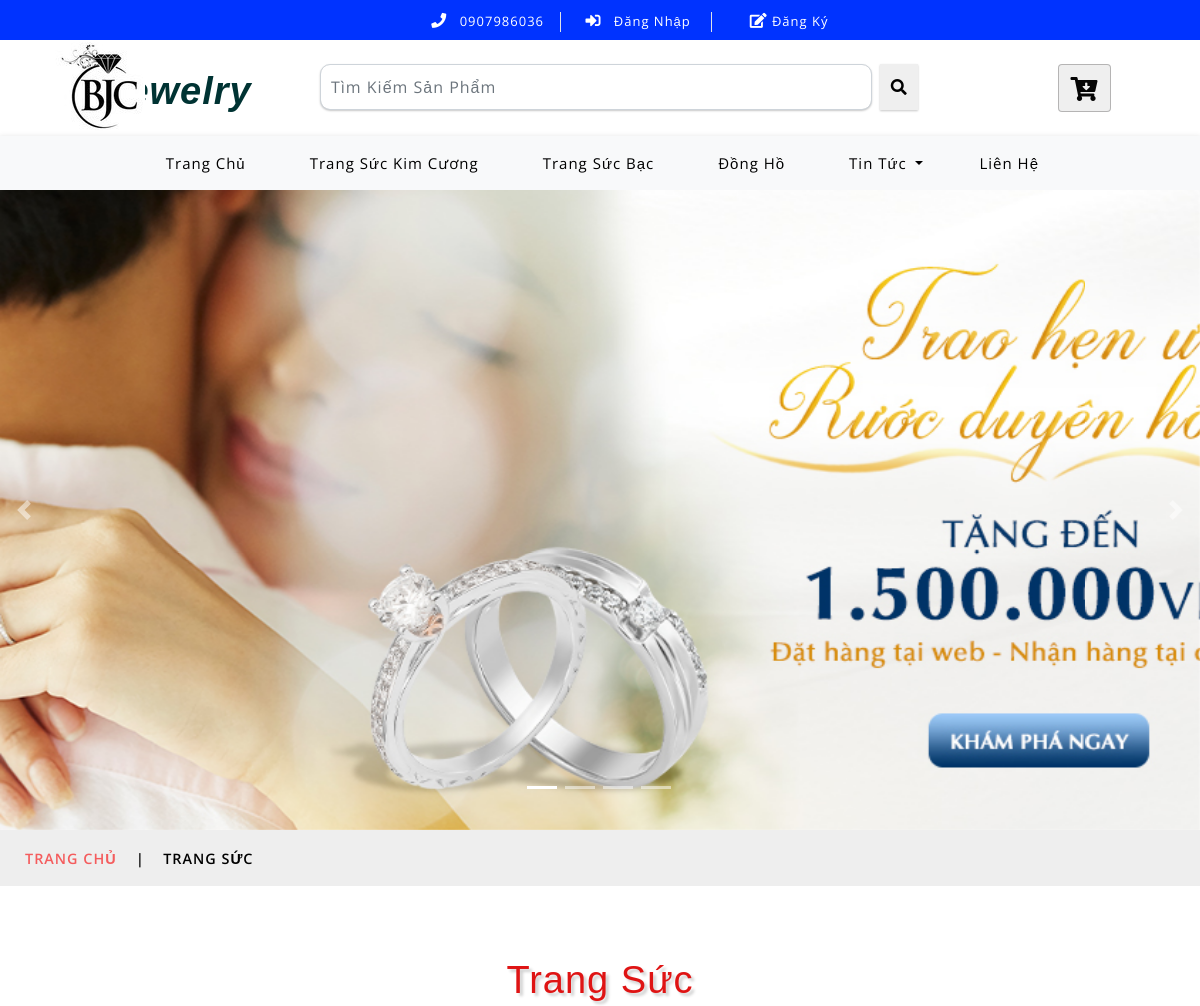
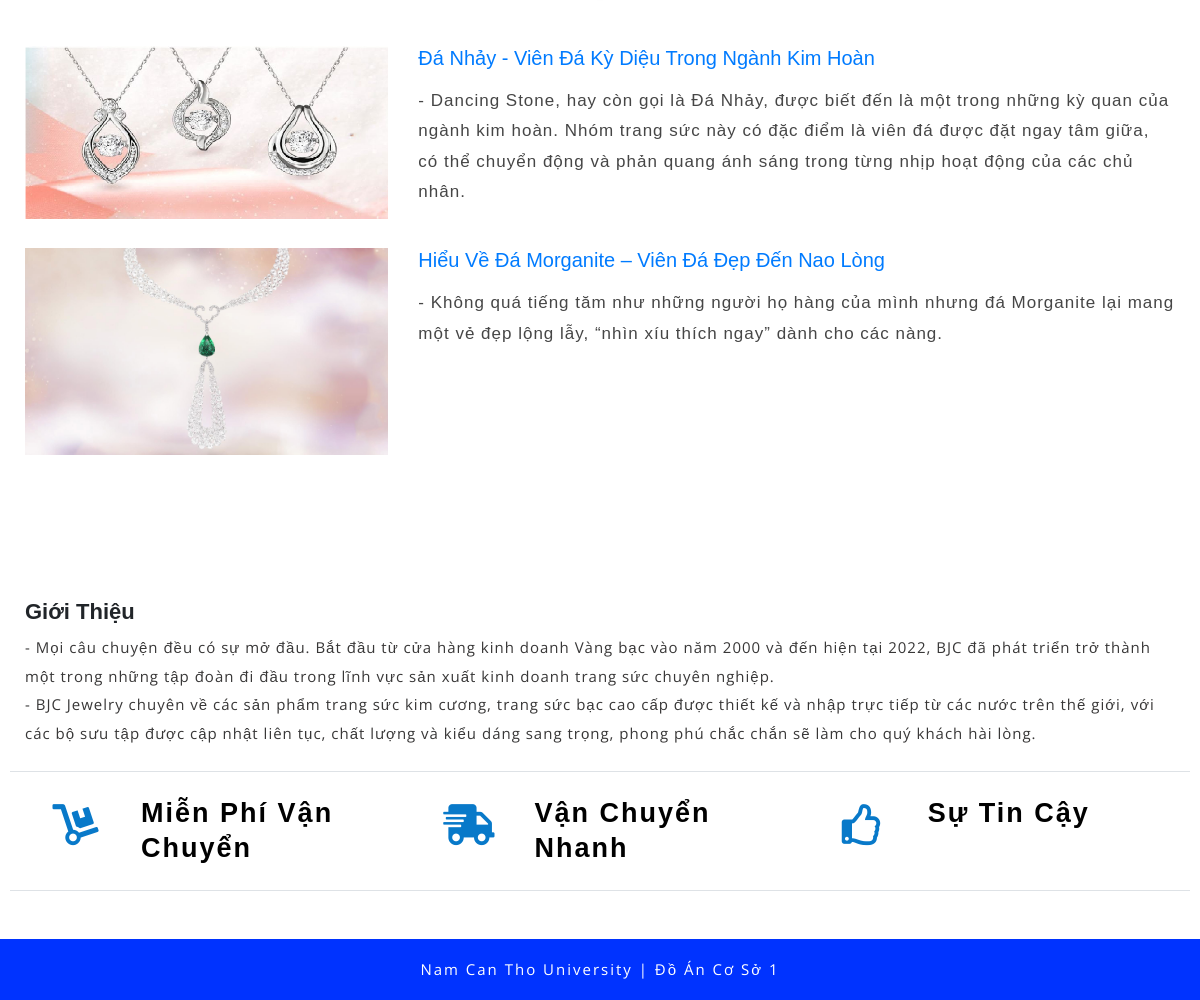
The page /?quanly=tintuc&id_tin=2 on the database its author committed (2 pictures, top to bottom).
### tables this page shows
CREATE TABLE `tbl_category` (
  `category_id` int(11) NOT NULL,
  `category_name` varchar(100) NOT NULL
);

CREATE TABLE `tbl_slider` (
  `slider_id` int(11) NOT NULL,
  `slider_image` varchar(100) NOT NULL,
  `slider_caption` text DEFAULT NULL,
  `slider_active` int(11) NOT NULL DEFAULT 1
);

CREATE TABLE `tbl_danhmuc_tin` (
  `danhmuctin_id` int(11) NOT NULL,
  `tendanhmuc` varchar(150) NOT NULL
);

CREATE TABLE `tbl_baiviet` (
  `baiviet_id` int(11) NOT NULL,
  `tenbaiviet` varchar(100) NOT NULL,
  `tomtat` text NOT NULL,
  `noidung` text NOT NULL,
  `danhmuctin_id` int(11) NOT NULL,
  `baiviet_image` varchar(50) NOT NULL,
  `imagetin` varchar(50) DEFAULT NULL
);

### include/tintuc.php (the view)
<?php
	if(isset($_GET['id_tin'])){
		$id_danhmuc = $_GET['id_tin'];
	}else{
		$id_danhmuc = '';
	}
?>
	<div class="services-breadcrumb">
		<div class="agile_inner_breadcrumb">
			<div class="container">
				<ul class="w3_short">
					<li>
						<a href="index.php">Trang Chủ</a>
						<i>|</i>
					</li>
					<?php
					$sql_tendanhmuc = mysqli_query($con,"SELECT * FROM tbl_danhmuc_tin WHERE danhmuctin_id='$id_danhmuc'");
					$row_danh = mysqli_fetch_array($sql_tendanhmuc);
					?>
					<li><?php echo $row_danh['tendanhmuc'] ?></li>
				</ul>
			</div>
		</div>
	</div>
	<div class="welcome py-sm-5 py-4">
		<div class="container py-xl-4 py-lg-2">
			<?php
					$sql_tendanhmuc1 = mysqli_query($con,"SELECT * FROM tbl_danhmuc_tin WHERE danhmuctin_id='$id_danhmuc'");
					$row_danh1 = mysqli_fetch_array($sql_tendanhmuc1);
					?>
			<h3 class="tittle-w3l text-center mb-lg-5 mb-sm-4 mb-3">
				<?php echo $row_danh1['tendanhmuc'] ?></h3>
			<?php
			$sql_baiviet = mysqli_query($con,"SELECT * FROM tbl_danhmuc_tin,tbl_baiviet WHERE tbl_danhmuc_tin.danhmuctin_id = tbl_baiviet.danhmuctin_id AND tbl_danhmuc_tin.danhmuctin_id='$id_danhmuc'");
			while($row_baiviet = mysqli_fetch_array($sql_baiviet)){
			?>
			<div class="row">
				<div class="col-lg-4 welcome-right-top mt-lg-0 mt-sm-5 mt-4">
					<img src="images/<?php echo $row_baiviet['baiviet_image'] ?>" class="img-fluid" alt=" ">
				</div>
				<div class="col-lg-8 welcome-left">
					<h5><a href="index.php?quanly=chitiettin&id_tin=<?php echo $row_baiviet['baiviet_id'] ?>"><?php echo $row_baiviet['tenbaiviet'] ?></a></h5>
					<h4 class="my-sm-3 my-2"><?php echo $row_baiviet['tomtat'] ?></h4>
				</div>
			</div><br>
			<?php
			}
			?>
		</div>
	</div>

### include/menu.php (shortened to what this page needs)
<div class="navbar-inner">
		<div class="container">
			<nav class="navbar navbar-expand-lg navbar-light bg-light">
				<div class="collapse navbar-collapse" id="navbarSupportedContent">
					<ul class="navbar-nav ml-auto text-center mr-xl-5">
						<li class="nav-item active mr-lg-2 mb-lg-0 mb-2">
							<a class="nav-link" href="index.php">Trang Chủ
							</a>
						</li>
						<?php
							$sql_category_danhmuc = mysqli_query($con,'SELECT * FROM tbl_category ORDER BY category_id DESC');
							while($row_category_danhmuc = mysqli_fetch_array($sql_category_danhmuc)){
						?>
						<li class="nav-item  mr-lg-2 mb-lg-0 mb-2">
							<a class="nav-link " href="?quanly=danhmuc&id=<?php echo $row_category_danhmuc['category_id'] ?>" role="button"  aria-haspopup="true" aria-expanded="false">
								<?php echo $row_category_danhmuc['category_name'] ?>
							</a>
						</li>
						<?php
						}
						?>
						<li class="nav-item dropdown mr-lg-2 mb-lg-0 mb-2">
							<a class="nav-link dropdown-toggle" href="#" role="button" data-toggle="dropdown" aria-haspopup="true" aria-expanded="false">
								Tin Tức
							</a>
						</li>
						<li class="nav-item">
							<a class="nav-link" href="?quanly=lienhe">Liên Hệ</a>
						</li>
					</ul>
				</div>
			</nav>
		</div>
	</div>

### include/slider.php (shortened to what this page needs)
<div id="carouselExampleIndicators" class="carousel slide" data-ride="carousel">
		<ol class="carousel-indicators">
			<li data-target="#carouselExampleIndicators" data-slide-to="0" class="active"></li>
			<li data-target="#carouselExampleIndicators" data-slide-to="1"></li>
			<li data-target="#carouselExampleIndicators" data-slide-to="2"></li>
			<li data-target="#carouselExampleIndicators" data-slide-to="3"></li>
		</ol>
		<div class="carousel-inner">
			<?php
			$sql_slider = mysqli_query($con,"SELECT * FROM tbl_slider WHERE slider_active='1' ORDER BY slider_id");
			while($row_slider = mysqli_fetch_array($sql_slider)){
			?>
			<div class="carousel-item item1 active">
				<div class="container">
					<div class="w3l-space-banner">
					</div>
				</div>
			</div>
			<?php
			}
			?>
		</div>
		<a class="carousel-control-prev" href="#carouselExampleIndicators" role="button" data-slide="prev">
			<span class="carousel-control-prev-icon" aria-hidden="true"></span>
		</a>
		<a class="carousel-control-next" href="#carouselExampleIndicators" role="button" data-slide="next">
			<span class="carousel-control-next-icon" aria-hidden="true"></span>
		</a>
	</div>

### css/style.css (style rules this page uses)
html, body { margin: 0; font-size: 100%; background: #fff; font-family: 'Open Sans', sans-serif; }
body a { text-decoration: none; transition: 0.5s all; -webkit-transition: 0.5s all; -moz-transition: 0.5s all; -o-transition: 0.5s all; -ms-transition: 0.5s all; }
a { transition: 0.5s all; -webkit-transition: 0.5s all; -moz-transition: 0.5s all; -o-transition: 0.5s all; -ms-transition: 0.5s all; }
h1, h2, h3, h4, h5, h6 { margin: 0; font-family: 'Tahoma', sans-serif; }
ul { margin: 0; padding: 0; }
.navbar-inner { background: #f8f9fa; box-shadow: 0px 2px 6px 1px rgba(0, 0, 0, 0.13); }
.navbar-light .navbar-nav .nav-link { letter-spacing: 1px; font-size: 15px; color: #000; }
.navbar-light .navbar-nav .show>.nav-link, .navbar-light .navbar-nav .active>.nav-link, .navbar-light .navbar-nav .nav-link.show, .navbar-light .navbar-nav .nav-link.active { color: black; }
.carousel-item.item1 { background: url(../images/banner1.jpg) no-repeat center; background-size: cover; -webkit-background-size: cover; -moz-background-size: cover; -o-background-size: cover; -ms-background-size: cover; }
.carousel-item.item4, .carousel-item.item3, .carousel-item.item2, .carousel-item.item1 { min-height: 640px; }
.w3l-space-banner { padding-top: 9em; }
.carousel-indicators { bottom: 4%; }
.carousel-indicators li { cursor: pointer; }
h3.tittle-w3l { color: rgb(223, 20, 20); font-size: 38px; letter-spacing: 1px; text-shadow: 3px 3px 3px rgba(0, 0, 0, 0.19); }
ul.w3_short li { display: inline-block; text-transform: uppercase; color: #000; font-size: 0.9em; font-weight: 600; letter-spacing: 1px; }
ul.w3_short li a { color: #F45C5D; text-decoration: none; }
.services-breadcrumb { padding: 0; background: #eee; text-align: center; }
.services-breadcrumb ul li i { padding: 0 1em; }
ul.w3_short { text-align: left; padding: 16px 0; }
.welcome-left h4 { color: #464646; font-size: 17px; line-height: 1.8; letter-spacing: 1px; }
@media (max-width: 1366px) { .carousel-control-prev, .carousel-control-next { width: 4%; } }

### css/flexslider.css (style rules this page uses)
.carousel li { margin-right: 5px; }

### rows shown on the page
tbl_category: category_name "Trang Sức Kim Cương"
tbl_category: category_name "Trang Sức Bạc"
tbl_category: category_name "Đồng Hồ"
tbl_danhmuc_tin: tendanhmuc "TRANG SỨC", tendanhmuc "Trang Sức"
tbl_baiviet: baiviet_image (picture), tenbaiviet "Đá Nhảy - Viên Đá Kỳ Diệu Trong Ngành Kim Hoàn", tomtat "- Dancing Stone, hay còn gọi là Đá Nhảy, được biết đến là một trong những kỳ quan của ngành kim hoàn. Nhóm trang sức này có đặc điểm là viên đá được đặt ngay tâm giữa, có thể chuyển động và phản quang ánh sáng trong từng nhịp hoạt động của các chủ nhân."
tbl_baiviet: baiviet_image (picture), tenbaiviet "Hiểu Về Đá Morganite – Viên Đá Đẹp Đến Nao Lòng", tomtat "- Không quá tiếng tăm như những người họ hàng của mình nhưng đá Morganite lại mang một vẻ đẹp lộng lẫy, “nhìn xíu thích ngay” dành cho các nàng."
